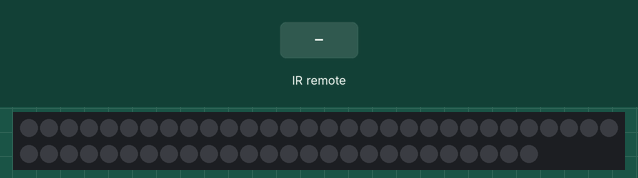
Recording of a sketch running on a simulated Arduino Uno, built with avr-gcc and run on an emulated ATmega328P. Parts: 56 RGB LEDs in strip order, left to right, continuing on the next row. The test bench sets the inputs (shaded band).

Above: at 1.2 s.
1.3 s: infrared code 0x8F7 received
At 2.6 s:
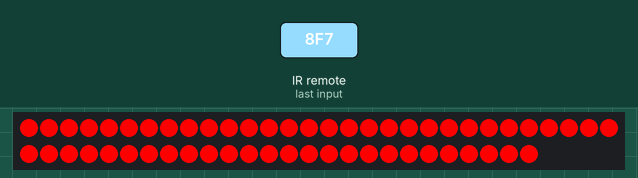
2.9 s: infrared code 0x8877 received
At 4.0 s:
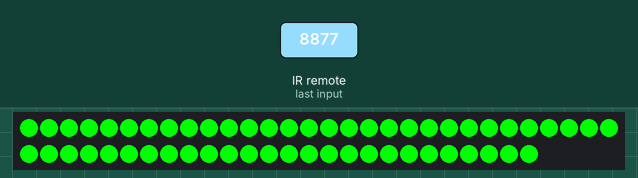
4.5 s: infrared code 0x48B7 received
At 5.2 s:
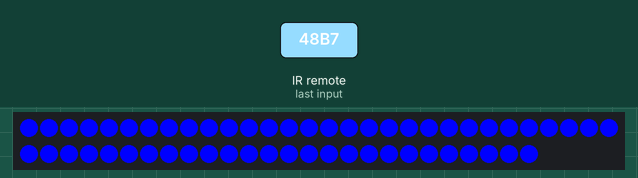
6.1 s: infrared code 0x28D7 received
At 7.4 s:
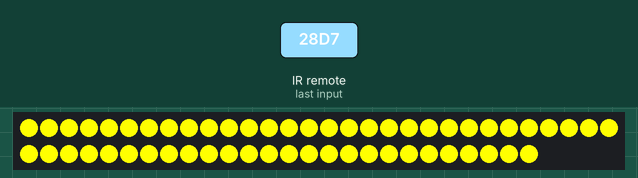
7.7 s: infrared code 0xA857 received
At 8.9 s:
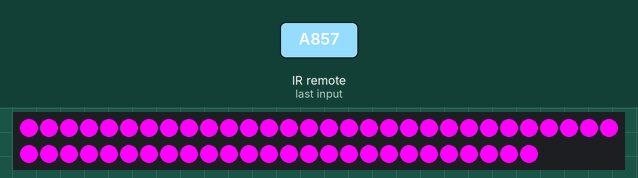
9.3 s: infrared code 0x6897 received
At 10.1 s:
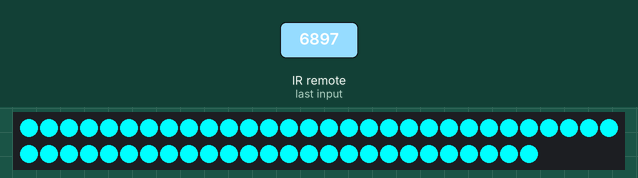
Timing chart, 0 to 11.9 s (numbered marks = the images above; inputs shaded):
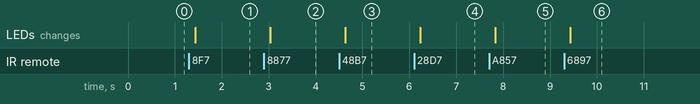

The sketch:

main.ino
```cpp
#include <Adafruit_NeoPixel.h>
#include <IRremote.h>

#define RECV_PIN 3 // Pin IO do sensor infravermelho.
#define PIXEL_PIN 2 //Pin de OUTPUT do NeoPixel.
#define NUMPIXELS 56 //Número de neopixels, 8 pixels de 7 NeoPixels.

/*
1 -> 2295; Vermelho -> RGB(255,0,0)
2 -> 34935; Verde -> RGB(0,255,0)
3 -> 18615; Azul -> RGB(0,0,255)
4 -> 10455; Amarelo -> RGB(255,255,0)
5 -> 43095; Magenta -> RGB(255,0,255)
6 -> 26775; Ciano -> RGB(0,255,255)
7 -> 6375; Rosa -> RGB(217,134,149)
*/

Adafruit_NeoPixel pixels = Adafruit_NeoPixel(NUMPIXELS, PIXEL_PIN, NEO_GRB + NEO_KHZ800);

IRrecv irrecv(RECV_PIN); // Sensor Infravermelho
decode_results results;

void setup()
{
  irrecv.enableIRIn();

  pixels.setBrightness(255);
  pixels.begin();
}

void loop()
{
    if (irrecv.decode(&results)){
        unsigned int value = results.value;
        switch(value){
            case 2295: //botão 1 (VERMELHO)
                for(int i = 0; i < NUMPIXELS; i++)
                {
                    pixels.setPixelColor(i, pixels.Color(255,0,0));
                    pixels.show();
                }
                break;
            case 34935: // botão 2 (VERDE)
                for(int i = 0; i < NUMPIXELS; i++)
                {
                    pixels.setPixelColor(i, pixels.Color(0,255,0));
                    pixels.show();
                }
                break;
            case 18615: // botão 3 (AZUL)
                for(int i = 0; i < NUMPIXELS; i++)
                {
                    pixels.setPixelColor(i, pixels.Color(0,0,255));
                    pixels.show();
                }
                break;
            case 10455: // botão 4 (AMARELO)
                for(int i = 0; i < NUMPIXELS; i++)
                {
                    pixels.setPixelColor(i, pixels.Color(255,255,0));
                    pixels.show();
                }
                break;
            case 43095: // botão 5 (MAGENTA)
                for(int i = 0; i < NUMPIXELS; i++)
                {
                    pixels.setPixelColor(i, pixels.Color(255,0,255));
                    pixels.show();
                }
                break;
            case 26775: // botão 6 (CIANO)
                for(int i = 0; i < NUMPIXELS; i++)
                {
                    pixels.setPixelColor(i, pixels.Color(0,255,255));
                    pixels.show();
                }
                break;
            case 6375: // botão 7 (ROSA)
                for(int i = 0; i < NUMPIXELS; i++)
                {
                    pixels.setPixelColor(i, pixels.Color(217,134,149));
                    pixels.show();
                }
                break;
        }
      irrecv.resume(); // Recebe o próximo valor.
    }
}
```

Measured:
- after the input at 1.3 s, the LEDs: change after 0.13 s (image 1)
- after the input at 2.9 s, the LEDs: change after 0.13 s (image 2)
- after the input at 4.5 s, the LEDs: change after 0.13 s (image 3)
- after the input at 6.1 s, the LEDs: change after 0.13 s (image 4)
- after the input at 7.7 s, the LEDs: change after 0.13 s (image 5)
- after the input at 9.3 s, the LEDs: change after 0.13 s (image 6)
